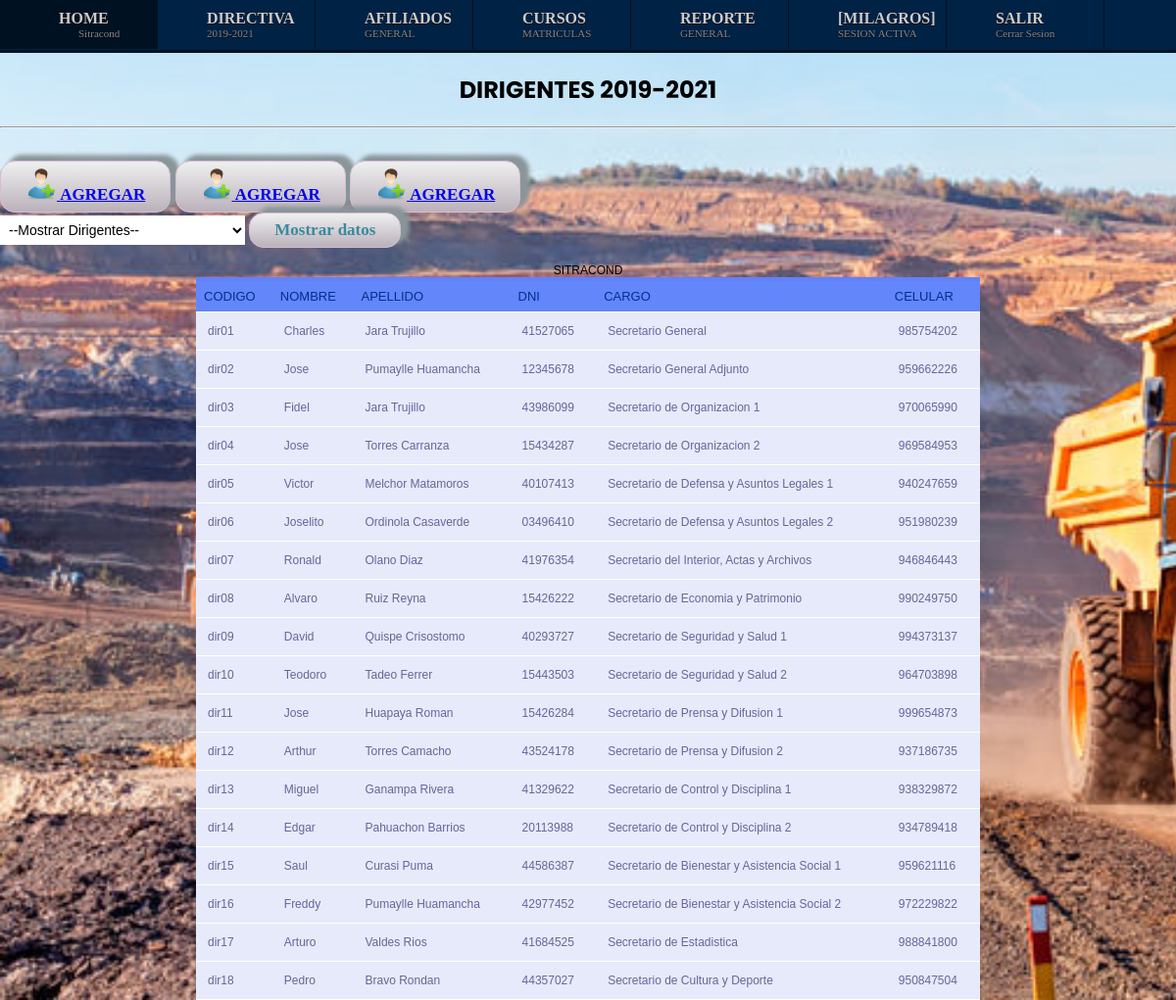
Page /paginas/dirigentes.php on the committed database.
### tables this page shows
CREATE TABLE IF NOT EXISTS `dirigentes` (
  `id_dirigente` varchar(5) NOT NULL,
  `nom_dirigente` varchar(30) NOT NULL,
  `ape_dirigente` varchar(40) NOT NULL,
  `dni_dirigente` varchar(8) NOT NULL,
  `cargo_dirigente` varchar(60) NOT NULL,
  `cel_dirigente` varchar(9) NOT NULL,
  PRIMARY KEY (`id_dirigente`)
);

### paginas/dirigentes.php (the view, shortened to what this page needs)
<html>
<head>
<link rel="stylesheet" href="../css/boton.css">
<link rel="stylesheet" type="text/css" href="../css/cursos.css">
<link rel="stylesheet" href="../css/inicio.css">
<title>DIRECTIVA 2019</title> </head>
<body>
    <?php
    $usuario = "root";
    $password = "";
    $servidor = "localhost";
    $conexion = mysqli_connect( $servidor, $usuario, $password ) or die ("No se ha podido conectar al servidor de Base de datos");
    ?>
    <div class="mainmenu">
        <ul>
            <li><i class="icon-home icon-large">    </i>&nbsp;<main>HOME      </main><a href="../index.php"><desc>Sitracond</desc></a></li>
            <li><i class="icon-comments icon-large"></i>&nbsp;<main>DIRECTIVA </main><a href="dirigentes.php"><desc>2019-2021</desc></a></li>
            <li><i class="icon-tint icon-large">    </i>&nbsp;<main>AFILIADOS </main><a href="afiliados/index.php"><desc>GENERAL</desc></a></li>
            <li><i class="icon-comments icon-large"></i>&nbsp;<main>CURSOS    </main><a href="alumnos.php"><desc>MATRICULAS</desc></a></li>
            <li><i class="icon-comments icon-large"></i>&nbsp;<main>REPORTE   </main><desc>GENERAL</desc></li>
            <li><i class="icon-tint icon-large">    </i>&nbsp;<main>[MILAGROS]</main><desc>SESION ACTIVA</desc></li>
            <li><i class="icon-home icon-large">    </i>&nbsp;<main>SALIR     </main><a href="../logout.php"><desc>Cerrar Sesion</desc></a></li>
        </ul>
    </div>
	<center> <h2>DIRIGENTES 2019-2021</h2> </center>
    <hr>
<br>
<div id="contenedor">
<button target="popup" class="boton"><a href="dirigentes/form_nuevo_dirigente.php"
    onClick="window.open(this.href, this.target, 'toolbar=0 , location=1 , status=0 , menubar=1 , scrollbars=0 , resizable=1 ,left=150pt,top=150pt,width=600px,height=600px'); return false;"><img src='../img/agregar.png' width='32' heigth='32'>
    AGREGAR
</a></button>
<button target="popup" class="boton"><a href="dirigentes/form_nuevo_dirigente.php"
    onClick="window.open(this.href, this.target, 'toolbar=0 , location=1 , status=0 , menubar=1 , scrollbars=0 , resizable=1 ,left=150pt,top=150pt,width=600px,height=600px'); return false;"><img src='../img/agregar.png' width='32' heigth='32'>
    AGREGAR
</a></button>
<button target="popup" class="boton"><a href="dirigentes/form_nuevo_dirigente.php"
    onClick="window.open(this.href, this.target, 'toolbar=0 , location=1 , status=0 , menubar=1 , scrollbars=0 , resizable=1 ,left=150pt,top=150pt,width=600px,height=600px'); return false;"><img src='../img/agregar.png' width='32' heigth='32'>
    AGREGAR
</a></button>
</div>
	<form action = "dirigentes.php" method="post">
        <select name="dirigentes" >
        <option value="a"  >--Mostrar Dirigentes--</option>
        </select>
    <input type="submit" name ="enviar" class="boton" value="Mostrar datos">
	</form>
	<?php
	if (isset($_POST["dirigentes"]) && $_POST["dirigentes"]!="a")    {
    $nom_dirigente= $_POST["dirigentes"];
    $consulta = "SELECT * FROM dirigentes where nom_dirigente='".$nom_dirigente."'";
    }else{
        $consulta = "SELECT * FROM dirigentes";
    }
	$resultado = mysqli_query( $conexion, $consulta ) or die ( "Algo ha ido mal en la consulta a la base de datos");
	echo "<table width='800' align='center'>";
	echo"<caption>SITRACOND</caption>";
	echo "<tr>";
	echo "<th>CODIGO</th>";
	echo "<th>NOMBRE</th>";
	echo "<th>APELLIDO</th>";
    echo "<th>DNI</th>";
    echo "<th>CARGO</th>";
    echo "<th>CELULAR</th>";
	echo "</tr>";
	while ($columna = mysqli_fetch_array( $resultado ))
	{
		echo "<tr>";
		echo "<td>" . $columna['id_dirigente'] . "</td>";
		echo "<td>" . $columna['nom_dirigente'] . "</td>";
		echo "<td>" . $columna['ape_dirigente'] . "</td>";
        echo "<td>" . $columna['dni_dirigente'] . "</td>";
        echo "<td>" . $columna['cargo_dirigente'] . "</td>";
        echo "<td>" . $columna['cel_dirigente'] . "</td>";
		echo "</tr>";
	}
	echo "</table>";
?>
</body>
</html>

### css/boton.css (style rules this page uses)
.boton { box-shadow: 8px -5px 4px 1px #899599; background:linear-gradient(to bottom, #ededed 5%, #bab1ba 100%); background-color:#ededed; border-radius:15px; border:1px solid #d6bcd6; display:inline-block; cursor:pointer; color:#3a8a9e; font-family:Verdana; font-size:17px; font-weight:bold; padding:7px 25px; text-decoration:none; text-shadow:-5px -50px 50px #e1e2ed; }
select { background: #FFFFFF; border: none; font-size: 14px; height: 30px; padding: 5px; width: 250px; }

### css/cursos.css (style rules this page uses)
body { font-family: Arial, Helvetica, sans-serif; }
table { font-family: "Lucida Sans Unicode", "Lucida Grande", Sans-Serif; font-size: 12px; margin: auto; text-align: left; border-collapse: collapse; }
th { font-size: 13px; font-weight: normal; padding: 8px; background: #6386FA; border-top: 4px solid #6182FD; border-bottom: 1px solid #fff; color: #00308F; }
td { padding: 12px; background: #E6EAFA; border-bottom: 1px solid #fff; color: #669; border-top: 1px solid transparent; }

### css/inicio.css (style rules this page uses)
html { background-image: url(../img/mina.jpg); background-size: cover; background-attachment: fixed; }
body { margin: 0; padding: 0; height: 100vh; font-family: 'Poppins', sans-serif; }

### paginas/dirigentes.php (style rules this page uses)
html { background-image: url(../img/mina.jpg); background-size: cover; background-attachment: fixed; }
body { padding: 0px; margin: 0px; }
.mainmenu { color: #ccc; font-size: 16px; font-family: 'Cuprum', Georgia, "Times New Roman", Times, Serif; background: #002244; width: 100%; height: 51px; border: 0px solid #026; border-bottom: 3px solid #012; text-shadow: 0 1px 0 #000; }
.mainmenu ul { margin: 0; padding: 0; }
.mainmenu li { float: left; display: block; padding: 10px 10px 10px 50px; border-right: 1px solid #012; cursor: pointer; min-width: 100px; max-width: 100px; }
.mainmenu li main { font-weight: 700; margin-top: -18px; }
.mainmenu li desc { position: relative; float: left; font-size: 11px; color: #888; }
.mainmenu li, .mainmenu li i, .mainmenu li main, .mainmenu li desc { -moz-transition: all 0.8s ease-in-out; -o-transition: all 0.8s ease-in-out; transition: all 0.8s ease-in-out; -webkit-transition: all 0.8s ease-in-out; }

### rows in the picture
dirigentes: id_dirigente "dir01", nom_dirigente "Charles", ape_dirigente "Jara Trujillo", dni_dirigente "41527065", cargo_dirigente "Secretario General", cel_dirigente "985754202"
dirigentes: id_dirigente "dir02", nom_dirigente "Jose", ape_dirigente "Pumaylle Huamancha", dni_dirigente "12345678", cargo_dirigente "Secretario General Adjunto", cel_dirigente "959662226"
dirigentes: id_dirigente "dir03", nom_dirigente "Fidel", ape_dirigente "Jara Trujillo", dni_dirigente "43986099", cargo_dirigente "Secretario de Organizacion 1", cel_dirigente "970065990"
dirigentes: id_dirigente "dir04", nom_dirigente "Jose", ape_dirigente "Torres Carranza", dni_dirigente "15434287", cargo_dirigente "Secretario de Organizacion 2", cel_dirigente "969584953"
dirigentes: id_dirigente "dir05", nom_dirigente "Victor", ape_dirigente "Melchor Matamoros", dni_dirigente "40107413", cargo_dirigente "Secretario de Defensa y Asuntos Legales 1", cel_dirigente "940247659"
dirigentes: id_dirigente "dir06", nom_dirigente "Joselito", ape_dirigente "Ordinola Casaverde", dni_dirigente "03496410", cargo_dirigente "Secretario de Defensa y Asuntos Legales 2", cel_dirigente "951980239"
dirigentes: id_dirigente "dir07", nom_dirigente "Ronald", ape_dirigente "Olano Diaz", dni_dirigente "41976354", cargo_dirigente "Secretario del Interior, Actas y Archivos", cel_dirigente "946846443"
dirigentes: id_dirigente "dir08", nom_dirigente "Alvaro", ape_dirigente "Ruiz Reyna", dni_dirigente "15426222", cargo_dirigente "Secretario de Economia y Patrimonio", cel_dirigente "990249750"
dirigentes: id_dirigente "dir09", nom_dirigente "David", ape_dirigente "Quispe Crisostomo", dni_dirigente "40293727", cargo_dirigente "Secretario de Seguridad y Salud 1", cel_dirigente "994373137"
dirigentes: id_dirigente "dir10", nom_dirigente "Teodoro", ape_dirigente "Tadeo Ferrer", dni_dirigente "15443503", cargo_dirigente "Secretario de Seguridad y Salud 2", cel_dirigente "964703898"
dirigentes: id_dirigente "dir11", nom_dirigente "Jose", ape_dirigente "Huapaya Roman", dni_dirigente "15426284", cargo_dirigente "Secretario de Prensa y Difusion 1", cel_dirigente "999654873"
dirigentes: id_dirigente "dir12", nom_dirigente "Arthur", ape_dirigente "Torres Camacho", dni_dirigente "43524178", cargo_dirigente "Secretario de Prensa y Difusion 2", cel_dirigente "937186735"
dirigentes: id_dirigente "dir13", nom_dirigente "Miguel", ape_dirigente "Ganampa Rivera", dni_dirigente "41329622", cargo_dirigente "Secretario de Control y Disciplina 1", cel_dirigente "938329872"
dirigentes: id_dirigente "dir14", nom_dirigente "Edgar", ape_dirigente "Pahuachon Barrios", dni_dirigente "20113988", cargo_dirigente "Secretario de Control y Disciplina 2", cel_dirigente "934789418"
dirigentes: id_dirigente "dir15", nom_dirigente "Saul", ape_dirigente "Curasi Puma", dni_dirigente "44586387", cargo_dirigente "Secretario de Bienestar y Asistencia Social 1", cel_dirigente "959621116"
dirigentes: id_dirigente "dir16", nom_dirigente "Freddy", ape_dirigente "Pumaylle Huamancha", dni_dirigente "42977452", cargo_dirigente "Secretario de Bienestar y Asistencia Social 2", cel_dirigente "972229822"
dirigentes: id_dirigente "dir17", nom_dirigente "Arturo", ape_dirigente "Valdes Rios", dni_dirigente "41684525", cargo_dirigente "Secretario de Estadistica", cel_dirigente "988841800"
dirigentes: id_dirigente "dir18", nom_dirigente "Pedro", ape_dirigente "Bravo Rondan", dni_dirigente "44357027", cargo_dirigente "Secretario de Cultura y Deporte", cel_dirigente "950847504"
